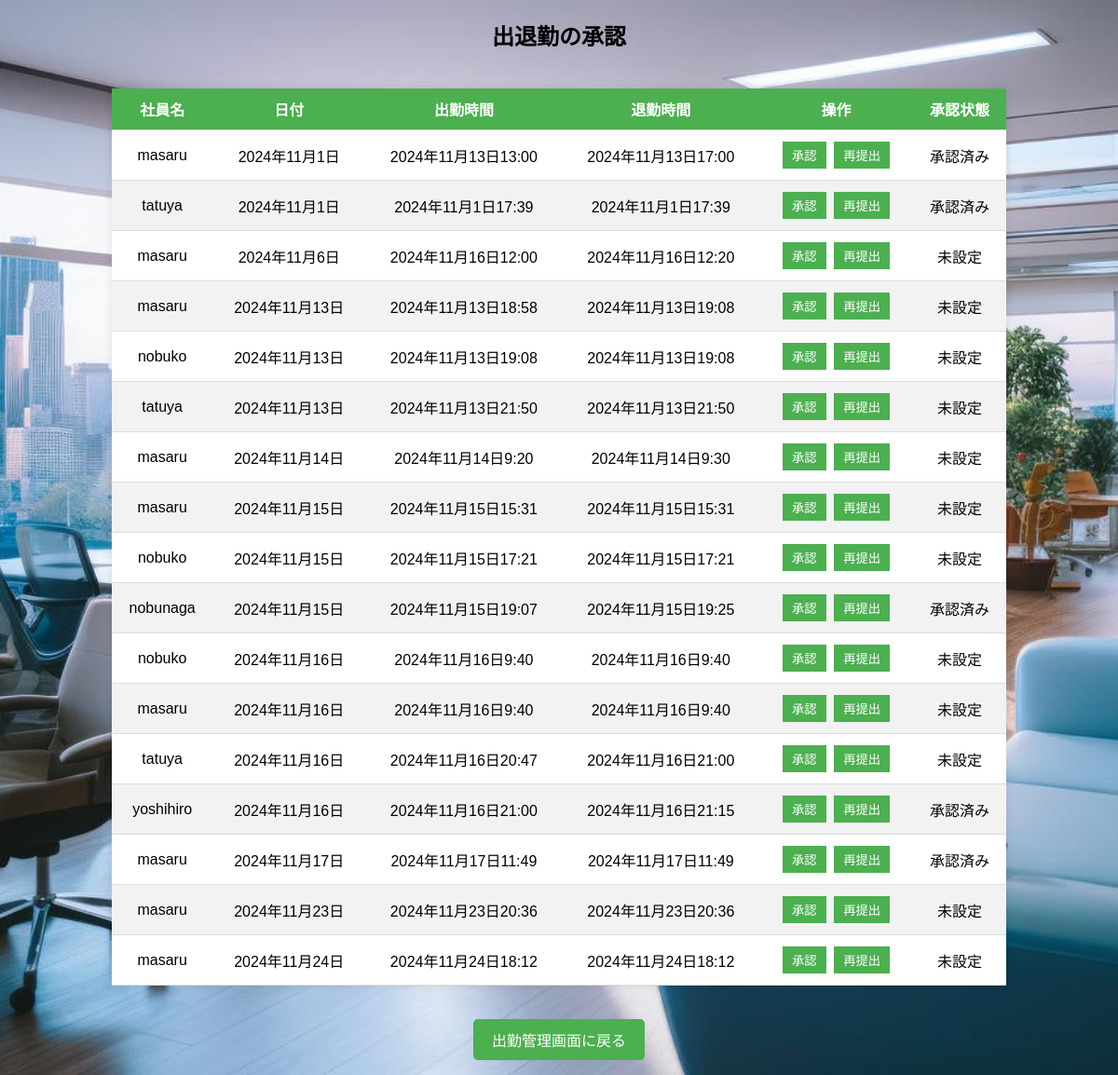
The app's page /attendance/approval/ (signed in) with its own data.
### attendance_system/models.py (models this page shows, shortened)
class Attendance(models.Model):
    STATUS_CHOICES = [
        ('unupdated', '未更新'),
        ('pending', '申請中'),
        ('approved', '承認済み'),
        ('rejected', '再提出'),
    ]
    user = models.ForeignKey(User, on_delete=models.CASCADE)  # ユーザーとのリレーション
    check_in = models.DateTimeField(null=True, blank=True)  # 出勤時間
    check_out = models.DateTimeField(null=True, blank=True)  # 退勤時間
    date = models.DateField(default=now)  # 日付
    status = models.CharField(
        max_length=20,
        choices=STATUS_CHOICES,
        default='unupdated'  # デフォルトは未更新
    )
    is_approved = models.BooleanField(default=None, null=True, blank=True)  # 承認状態
    @property
    def status_display(self):
        return dict(self.STATUS_CHOICES).get(self.status, "未設定")

### attendance_system/views.py (the view, shortened to what this page needs)
# urls.py: path('attendance/approval/', views.attendance_approval, name='attendance_approval'),
@login_required
def attendance_approval(request):
    attendances = Attendance.objects.all()
    attendances = Attendance.objects.exclude(user__groups__name='幹部クラス')
    return render(request, "attendance_system/attendance_approval.html", {"attendances": attendances})

### attendance_system/templates/attendance_system/attendance_approval.html (shortened to what this page needs)
<!DOCTYPE html>
<html lang="ja">
<head>
    {% load static %}
</head>
<body>
    <h2>出退勤の承認</h2>
    <table>
        <thead>
            <tr>
                <th>社員名</th>
                <th>日付</th>
                <th>出勤時間</th>
                <th>退勤時間</th>
                <th>操作</th>
                <th>承認状態</th>
            </tr>
        </thead>
        <tbody>
            {% for attendance in attendances %}
                {% if attendance.check_in and attendance.check_out %}
                <tr>
                    <td>{{ attendance.user.username }}</td>
                    <td>{{ attendance.date }}</td>
                    <td>{{ attendance.check_in }}</td>
                    <td>{{ attendance.check_out }}</td>
                    <td>
                        <form method="post" action=".">
                            <button type="submit" name="action" value="approve" class="btn btn-success btn-sm">承認</button>
                            <button type="submit" name="action" value="resubmit" class="btn btn-warning btn-sm">再提出</button>
                        </form>
                    </td>
                    <td>{{ attendance.status_display }}</td>
                </tr>
                {% endif %}
            {% empty %}
            <tr>
                <td colspan="6">出退勤データがありません</td>
            </tr>
            {% endfor %}
        </tbody>
    </table>
    <p>
        <a href="{% url 'attendance' %}" class="button">出勤管理画面に戻る</a>
    </p>
</body>
</html>

### records on screen
Attendance: user.username "masaru", date "2024年11月1日", check_in "2024年11月13日13:00", check_out "2024年11月13日17:00", status_display "承認済み"
Attendance: user.username "tatuya", date "2024年11月1日", check_in "2024年11月1日17:39", check_out "2024年11月1日17:39", status_display "承認済み"
Attendance: user.username "masaru", date "2024年11月6日", check_in "2024年11月16日12:00", check_out "2024年11月16日12:20", status_display "未設定"
Attendance: user.username "masaru", date "2024年11月13日", check_in "2024年11月13日18:58", check_out "2024年11月13日19:08", status_display "未設定"
Attendance: user.username "nobuko", date "2024年11月13日", check_in "2024年11月13日19:08", check_out "2024年11月13日19:08", status_display "未設定"
Attendance: user.username "tatuya", date "2024年11月13日", check_in "2024年11月13日21:50", check_out "2024年11月13日21:50", status_display "未設定"
Attendance: user.username "masaru", date "2024年11月14日", check_in "2024年11月14日9:20", check_out "2024年11月14日9:30", status_display "未設定"
Attendance: user.username "masaru", date "2024年11月15日", check_in "2024年11月15日15:31", check_out "2024年11月15日15:31", status_display "未設定"
Attendance: user.username "nobuko", date "2024年11月15日", check_in "2024年11月15日17:21", check_out "2024年11月15日17:21", status_display "未設定"
Attendance: user.username "nobunaga", date "2024年11月15日", check_in "2024年11月15日19:07", check_out "2024年11月15日19:25", status_display "承認済み"
Attendance: user.username "nobuko", date "2024年11月16日", check_in "2024年11月16日9:40", check_out "2024年11月16日9:40", status_display "未設定"
Attendance: user.username "masaru", date "2024年11月16日", check_in "2024年11月16日9:40", check_out "2024年11月16日9:40", status_display "未設定"
Attendance: user.username "tatuya", date "2024年11月16日", check_in "2024年11月16日20:47", check_out "2024年11月16日21:00", status_display "未設定"
Attendance: user.username "yoshihiro", date "2024年11月16日", check_in "2024年11月16日21:00", check_out "2024年11月16日21:15", status_display "承認済み"
Attendance: user.username "masaru", date "2024年11月17日", check_in "2024年11月17日11:49", check_out "2024年11月17日11:49", status_display "承認済み"
Attendance: user.username "masaru", date "2024年11月23日", check_in "2024年11月23日20:36", check_out "2024年11月23日20:36", status_display "未設定"
Attendance: user.username "masaru", date "2024年11月24日", check_in "2024年11月24日18:12", check_out "2024年11月24日18:12", status_display "未設定"
